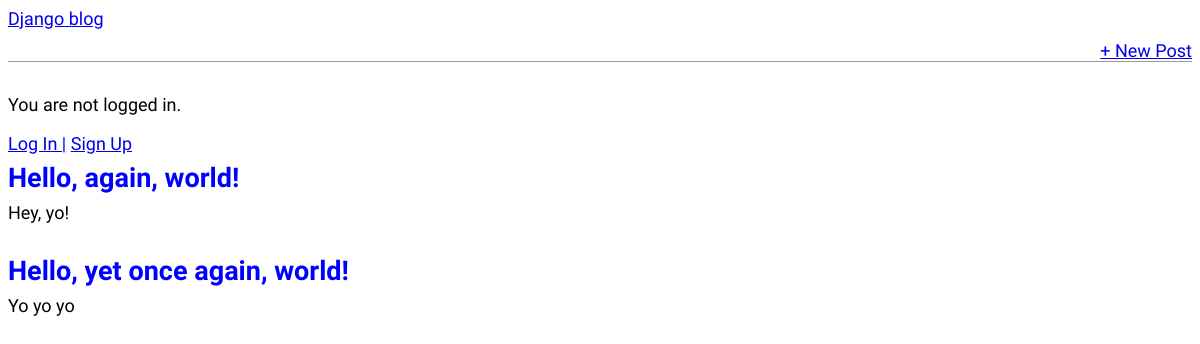
Before: / with the older database file.
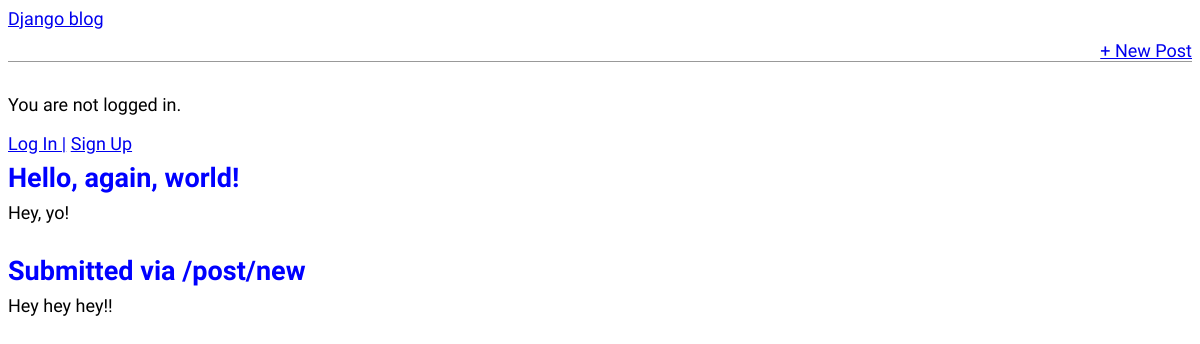
After: the same page with the newer database file.
### blog/models.py (models this page shows, shortened)
class Post(models.Model):
    title = models.CharField(max_length=200)
    author = models.ForeignKey( # defaults to a many-to-one relationship
        "auth.User",
        on_delete=models.CASCADE,
    )
    body = models.TextField() # used for larger amounts of text
    def get_absolute_url(self):
        return reverse("post_detail", kwargs={"pk": self.pk})

### blog/views.py (the view)
# urls.py: path("", BlogListView.as_view(), name="home"),
class BlogListView(ListView):
    model = Post
    template_name = "home.html"

### templates/home.html
{% extends "base.html" %}
{% block content %}
{% for post in post_list %}
<div class="post-entry">
  <h2><a href="{{ post.get_absolute_url }}">{{ post.title }}</a></h2>
  <p>{{ post.body }}</p>
</div>
{% endfor %}
{% endblock content %}

### templates/base.html (shortened to what this page needs)
{% load static %}
<html>
  <head>
    <link rel="stylesheet" href="{% static 'css/base.css' %}" />
  </head>
  <body>
    <header>
      <div class="nav-left"
        <h1><a href="{% url 'home' %}">Django blog</a></h1>
      </div>
      <div class="nav-right">
        <a href="{% url 'post_new' %}">+ New Post</a>
      </div>
    </header>
    {% if user.is_authenticated %}
    <p>Hello, {{ user.username }}!</p>
    <p><a href="{% url 'logout' %}">Log Out</a></p>
    {% else %}
    <p>You are not logged in.</p>
    <a href="{% url 'login' %}">Log In |</a>
    <a href="{% url 'signup' %}">Sign Up</a>
    {% endif %}
    <div>{% block content %} {% endblock content %}</div>
  </body>
</html>

### static/css/base.css (style rules this page uses)
body { font-family: "Source Sans Pro", sans-serif; font-size: 18px; }
header { border-bottom: 1px solid #999; margin-bottom: 2rem; display: flex; }
.nav-left { margin-right: auto; }
.nav-right { display: flex; padding-top: 2rem; }
.post-entry { margin-bottom: 2rem; }
.post-entry h2 { margin: 0.5rem 0; }
.post-entry h2 a, .post-entry h2 a:visited { color: blue; text-decoration: none; }
.post-entry p { margin: 0; font-weight: 400; }

Changed rows visible on the page:
removed Post: title "Hello, yet once again, world!", body "Yo yo yo"
added Post: title "Submitted via /post/new", body "Hey hey hey!!"
